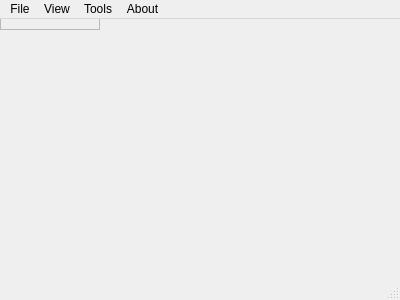
<?xml version="1.0" encoding="UTF-8"?>
<ui version="4.0">
 <class>QuocImageViewer</class>
 <widget class="QMainWindow" name="QuocImageViewer">
  <property name="geometry">
   <rect>
    <x>0</x>
    <y>0</y>
    <width>400</width>
    <height>300</height>
   </rect>
  </property>
  <property name="mouseTracking">
   <bool>true</bool>
  </property>
  <property name="windowTitle">
   <string>Quoc Image Viewer</string>
  </property>
  <widget class="QScrollArea" name="scrollArea">
   <property name="mouseTracking">
    <bool>true</bool>
   </property>
   <widget class="AspectRatioPixmapLabel" name="imageLabel">
    <property name="geometry">
     <rect>
      <x>0</x>
      <y>0</y>
      <width>6</width>
      <height>16</height>
     </rect>
    </property>
    <property name="mouseTracking">
     <bool>true</bool>
    </property>
    <property name="text">
     <string/>
    </property>
    <property name="scaledContents">
     <bool>false</bool>
    </property>
   </widget>
  </widget>
  <widget class="QMenuBar" name="menubar">
   <property name="geometry">
    <rect>
     <x>0</x>
     <y>0</y>
     <width>400</width>
     <height>22</height>
    </rect>
   </property>
   <widget class="QMenu" name="menuFile">
    <property name="title">
     <string>File</string>
    </property>
    <addaction name="actionLoad"/>
    <addaction name="actionReload"/>
    <addaction name="actionSaveAs"/>
    <addaction name="actionExit"/>
   </widget>
   <widget class="QMenu" name="menuView">
    <property name="title">
     <string>View</string>
    </property>
    <addaction name="actionNextFile"/>
    <addaction name="actionPrevFile"/>
    <addaction name="actionShowInfo"/>
    <addaction name="actionPlotHistogram"/>
    <addaction name="actionPlotCrossSection"/>
    <addaction name="actionFitToWindow"/>
    <addaction name="actionZoomIn"/>
    <addaction name="actionZoomOut"/>
   </widget>
   <widget class="QMenu" name="menuAbout">
    <property name="title">
     <string>About</string>
    </property>
    <addaction name="actionAboutQt"/>
   </widget>
   <widget class="QMenu" name="menuTools">
    <property name="title">
     <string>Tools</string>
    </property>
    <widget class="QMenu" name="menuRGBToGray">
     <property name="title">
      <string>RGB to Gray</string>
     </property>
     <addaction name="actionRGBToGrayLuminance"/>
     <addaction name="actionRGBToGrayAverage"/>
     <addaction name="actionRGBToGrayLightness"/>
    </widget>
    <addaction name="actionEnhanceContrast"/>
    <addaction name="actionAutoContrast"/>
    <addaction name="actionGrayValuesToHSV"/>
    <addaction name="menuRGBToGray"/>
    <addaction name="actionCrop"/>
    <addaction name="actionFourierPowerSpectrum"/>
    <addaction name="actionLogScale"/>
   </widget>
   <addaction name="menuFile"/>
   <addaction name="menuView"/>
   <addaction name="menuTools"/>
   <addaction name="menuAbout"/>
  </widget>
  <widget class="QStatusBar" name="statusbar">
   <property name="enabled">
    <bool>true</bool>
   </property>
  </widget>
  <action name="actionLoad">
   <property name="text">
    <string>Load...</string>
   </property>
   <property name="iconText">
    <string>Load...</string>
   </property>
   <property name="toolTip">
    <string>Load 2D Quoc Array</string>
   </property>
   <property name="shortcut">
    <string>L</string>
   </property>
   <property name="autoRepeat">
    <bool>false</bool>
   </property>
  </action>
  <action name="actionExit">
   <property name="text">
    <string>Exit</string>
   </property>
  </action>
  <action name="actionNextFile">
   <property name="text">
    <string>Next File</string>
   </property>
   <property name="shortcut">
    <string>PgDown</string>
   </property>
  </action>
  <action name="actionPrevFile">
   <property name="text">
    <string>Prev File</string>
   </property>
   <property name="shortcut">
    <string>PgUp</string>
   </property>
  </action>
  <action name="actionShowInfo">
   <property name="text">
    <string>Data Info</string>
   </property>
   <property name="shortcut">
    <string>I</string>
   </property>
   <property name="autoRepeat">
    <bool>false</bool>
   </property>
  </action>
  <action name="actionEnhanceContrast">
   <property name="text">
    <string>Enhance Contrast</string>
   </property>
   <property name="whatsThis">
    <string/>
   </property>
   <property name="shortcut">
    <string>C</string>
   </property>
  </action>
  <action name="actionPlotHistogram">
   <property name="text">
    <string>Histogram</string>
   </property>
   <property name="shortcut">
    <string>H</string>
   </property>
   <property name="autoRepeat">
    <bool>false</bool>
   </property>
  </action>
  <action name="actionAboutQt">
   <property name="text">
    <string>About Qt</string>
   </property>
  </action>
  <action name="actionFitToWindow">
   <property name="checkable">
    <bool>true</bool>
   </property>
   <property name="checked">
    <bool>true</bool>
   </property>
   <property name="text">
    <string>Fit to window</string>
   </property>
  </action>
  <action name="actionIncrease_Zoom">
   <property name="text">
    <string>Increase Zoom</string>
   </property>
  </action>
  <action name="actionZoomIn">
   <property name="text">
    <string>Zoom In</string>
   </property>
   <property name="shortcut">
    <string>+</string>
   </property>
  </action>
  <action name="actionZoomOut">
   <property name="text">
    <string>Zoom Out</string>
   </property>
   <property name="shortcut">
    <string>-</string>
   </property>
  </action>
  <action name="actionGrayValuesToHSV">
   <property name="text">
    <string>Gray to HSV Colormap</string>
   </property>
   <property name="toolTip">
    <string>Convert gray values to HSV Color Map</string>
   </property>
   <property name="autoRepeat">
    <bool>false</bool>
   </property>
  </action>
  <action name="actionAutoContrast">
   <property name="checkable">
    <bool>true</bool>
   </property>
   <property name="checked">
    <bool>false</bool>
   </property>
   <property name="text">
    <string>Auto Contrast</string>
   </property>
  </action>
  <action name="actionPlotCrossSection">
   <property name="text">
    <string>Plot Cross Section</string>
   </property>
   <property name="toolTip">
    <string>Show 1D plot of cross section of selected frame diagonal with image</string>
   </property>
   <property name="shortcut">
    <string>P</string>
   </property>
   <property name="autoRepeat">
    <bool>false</bool>
   </property>
  </action>
  <action name="actionCrop">
   <property name="text">
    <string>Crop</string>
   </property>
   <property name="shortcut">
    <string>Ctrl+C</string>
   </property>
   <property name="autoRepeat">
    <bool>false</bool>
   </property>
  </action>
  <action name="actionReload">
   <property name="text">
    <string>Reload</string>
   </property>
   <property name="shortcut">
    <string>R</string>
   </property>
   <property name="autoRepeat">
    <bool>false</bool>
   </property>
  </action>
  <action name="actionSaveAs">
   <property name="text">
    <string>Save as...</string>
   </property>
   <property name="iconText">
    <string>Save as...</string>
   </property>
   <property name="toolTip">
    <string>Save as...</string>
   </property>
   <property name="shortcut">
    <string>Ctrl+S</string>
   </property>
   <property name="autoRepeat">
    <bool>false</bool>
   </property>
  </action>
  <action name="actionRGBToGrayLuminance">
   <property name="text">
    <string>Luminance</string>
   </property>
   <property name="toolTip">
    <string>Converts RGB values to perceived luminance: Gray=0.21R+0.72G+0.07B</string>
   </property>
   <property name="statusTip">
    <string/>
   </property>
   <property name="autoRepeat">
    <bool>false</bool>
   </property>
  </action>
  <action name="actionRGBToGrayAverage">
   <property name="text">
    <string>Average</string>
   </property>
   <property name="toolTip">
    <string>Converts RGB values to average: Gray=(R+G+B)/3</string>
   </property>
   <property name="statusTip">
    <string/>
   </property>
   <property name="autoRepeat">
    <bool>false</bool>
   </property>
  </action>
  <action name="actionRGBToGrayLightness">
   <property name="text">
    <string>Lightness</string>
   </property>
   <property name="toolTip">
    <string>Converts RGB values to HSL lightness: Gray=(min(R,G,B)+max(R,G,B))/2</string>
   </property>
   <property name="statusTip">
    <string/>
   </property>
   <property name="autoRepeat">
    <bool>false</bool>
   </property>
  </action>
  <action name="actionFourierPowerSpectrum">
   <property name="text">
    <string>Fourier power spectrum</string>
   </property>
  </action>
  <action name="actionLogScale">
   <property name="checkable">
    <bool>false</bool>
   </property>
   <property name="text">
    <string>Log Scale</string>
   </property>
  </action>
 </widget>
 <customwidgets>
  <customwidget>
   <class>AspectRatioPixmapLabel</class>
   <extends>QLabel</extends>
   <header>aspectRatioPixmapLabel.hpp</header>
  </customwidget>
 </customwidgets>
 <resources/>
 <connections>
  <connection>
   <sender>actionExit</sender>
   <signal>triggered()</signal>
   <receiver>QuocImageViewer</receiver>
   <slot>close()</slot>
   <hints>
    <hint type="sourcelabel">
     <x>-1</x>
     <y>-1</y>
    </hint>
    <hint type="destinationlabel">
     <x>199</x>
     <y>149</y>
    </hint>
   </hints>
  </connection>
 </connections>
</ui>
